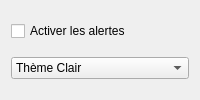
<?xml version="1.0" encoding="UTF-8"?>
<ui version="4.0">
 <class>Settings</class>
 <widget class="QWidget" name="Settings">
  <layout class="QVBoxLayout" name="verticalLayout">
   <item>
    <widget class="QCheckBox" name="enableAlerts">
     <property name="text">
      <string>Activer les alertes</string>
     </property>
    </widget>
   </item>
   <item>
    <widget class="QComboBox" name="themeSelector">
     <item>
      <property name="text">
       <string>Thème Clair</string>
      </property>
     </item>
     <item>
      <property name="text">
       <string>Thème Sombre</string>
      </property>
     </item>
    </widget>
   </item>
  </layout>
 </widget>
 <resources/>
 <connections/>
</ui>
